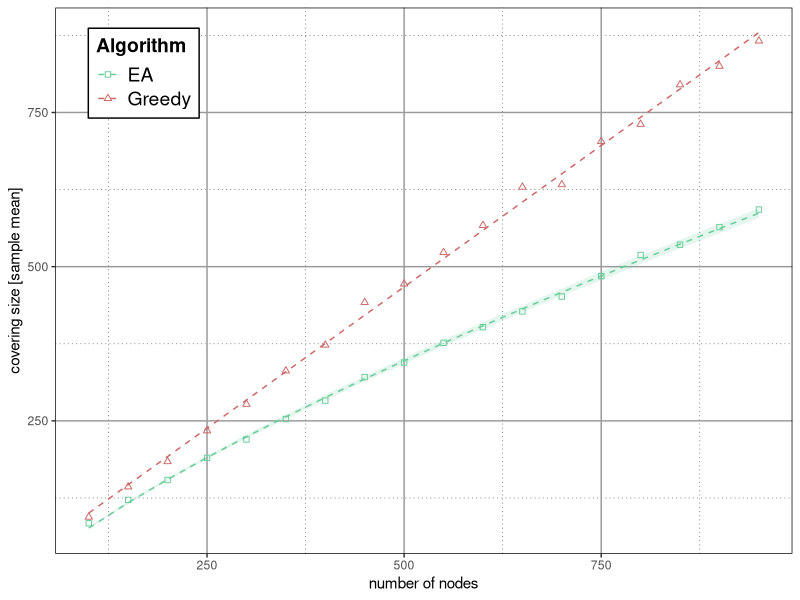

Here is the R script that generated this plot:
library("ggplot2")
library("scales")
library("grid")

# import and clean data

data1 = read.csv2("firstExperiment.txt", head = TRUE, sep = " ")
data2 = read.csv2("secondExperiment.txt", head = TRUE, sep = " ")

# make data

nodes = data2$nodes
Greedy_result = data2$covering_size
EA_result_mean = as.numeric(lapply(split(data1$covering_size, data1$nodes), mean))
EA_result_sd = as.numeric(lapply(split(data1$covering_size, data1$nodes), sd))

dataPlot = data.frame(x = nodes, y = Greedy_result, z = EA_result_mean, w = EA_result_sd)
rm(nodes, Greedy_result, EA_result_mean, EA_result_sd)

# perform correlation

mod1 = lm(dataPlot$y ~ dataPlot$x)
mod2 = lm(dataPlot$z ~ I(dataPlot$x^(3/4)))

# make plot

g <- ggplot(data = dataPlot)

# plot results for greedy
g <- g + geom_point(aes(x = x, y = y, colour = "Greedy", shape = "Greedy"))
g <- g + geom_line(aes(x = x, y = mod1$fitted.values, colour = "Greedy"), linetype = "dashed")

# plot results for EA
g <- g + geom_point(aes(x = x, y = z, colour = "EA", shape = "EA"))
g <- g + geom_line(aes(x = x, y = mod2$fitted.values, colour = "EA"), linetype = "dashed")
g <- g + geom_ribbon(aes(x = x, ymin = mod2$fitted.values - w, ymax = mod2$fitted.values + w), fill = "#66CC99", alpha = 0.175)

# legends
# cbbPalette <- c("#009E73", "#E69F00")
cbbPalette <- c("#66CC99", "#CC6666")
g <- g + xlab("number of nodes")
g <- g + ylab("covering size [sample mean]")
g <- g + scale_colour_manual(name = "Algorithm", values = cbbPalette, labels=c("EA", "Greedy"))
g <- g + scale_shape_manual(name = "Algorithm", values=c(0, 2), labels = c("EA", "Greedy"))

# theme
g <- g + theme_bw()
g <- g + theme(panel.grid.major = element_line(colour = "#999999"))
g <- g + theme(panel.grid.minor = element_line(colour = "#666666", linetype = "dotted"))
g <- g + theme(panel.border = element_rect(colour = "black"))
g <- g + theme(legend.position = c(0.12, 0.88))
g <- g + theme(legend.text = element_text(size = 14))
g <- g + theme(legend.title = element_text(size=14, face = "bold"))
g <- g + theme(legend.background = element_rect(colour = "black"))

# save plot
pdf("firstSecondExperiment.pdf", width = 6.5, height = 5.5)
g
dev.off()

# clean up
rm(data1, data2, dataPlot, cbbPalette, g, mod1, mod2)